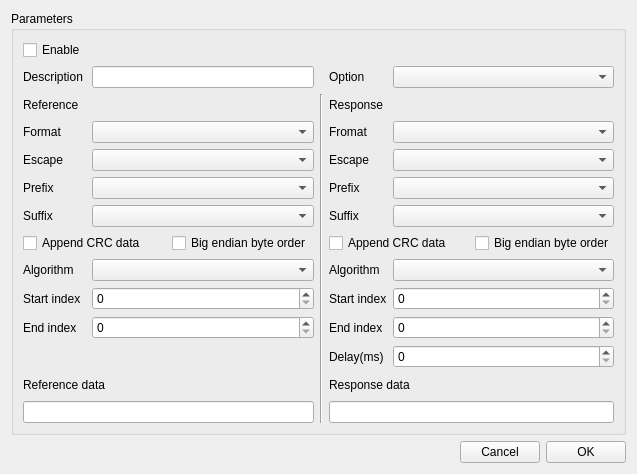
<?xml version="1.0" encoding="UTF-8"?>
<ui version="4.0">
 <class>SAKResponserToolUiEditor</class>
 <widget class="QWidget" name="SAKResponserToolUiEditor">
  <property name="geometry">
   <rect>
    <x>0</x>
    <y>0</y>
    <width>637</width>
    <height>474</height>
   </rect>
  </property>
  <property name="sizePolicy">
   <sizepolicy hsizetype="Preferred" vsizetype="Preferred">
    <horstretch>0</horstretch>
    <verstretch>0</verstretch>
   </sizepolicy>
  </property>
  <property name="windowTitle">
   <string notr="true">Form</string>
  </property>
  <layout class="QGridLayout" name="gridLayout">
   <item row="1" column="2">
    <widget class="QPushButton" name="pushButtonOk">
     <property name="text">
      <string>OK</string>
     </property>
    </widget>
   </item>
   <item row="1" column="0">
    <spacer name="horizontalSpacer">
     <property name="orientation">
      <enum>Qt::Horizontal</enum>
     </property>
     <property name="sizeHint" stdset="0">
      <size>
       <width>40</width>
       <height>20</height>
      </size>
     </property>
    </spacer>
   </item>
   <item row="1" column="1">
    <widget class="QPushButton" name="pushButtonCancel">
     <property name="text">
      <string>Cancel</string>
     </property>
    </widget>
   </item>
   <item row="0" column="0" colspan="3">
    <widget class="QGroupBox" name="groupBox">
     <property name="title">
      <string>Parameters</string>
     </property>
     <layout class="QGridLayout" name="gridLayout_2">
      <item row="6" column="4">
       <widget class="SAKAffixesComboBox" name="comboBoxResSuffix"/>
      </item>
      <item row="1" column="0">
       <widget class="QLabel" name="label">
        <property name="sizePolicy">
         <sizepolicy hsizetype="Fixed" vsizetype="Preferred">
          <horstretch>0</horstretch>
          <verstretch>0</verstretch>
         </sizepolicy>
        </property>
        <property name="text">
         <string>Description</string>
        </property>
       </widget>
      </item>
      <item row="0" column="0">
       <widget class="QCheckBox" name="checkBoxEnable">
        <property name="text">
         <string>Enable</string>
        </property>
       </widget>
      </item>
      <item row="9" column="0">
       <widget class="QLabel" name="label_15">
        <property name="sizePolicy">
         <sizepolicy hsizetype="Fixed" vsizetype="Preferred">
          <horstretch>0</horstretch>
          <verstretch>0</verstretch>
         </sizepolicy>
        </property>
        <property name="text">
         <string>Start index</string>
        </property>
       </widget>
      </item>
      <item row="4" column="3">
       <widget class="QLabel" name="label_8">
        <property name="sizePolicy">
         <sizepolicy hsizetype="Fixed" vsizetype="Preferred">
          <horstretch>0</horstretch>
          <verstretch>0</verstretch>
         </sizepolicy>
        </property>
        <property name="text">
         <string>Escape</string>
        </property>
       </widget>
      </item>
      <item row="7" column="0" colspan="2">
       <layout class="QHBoxLayout" name="horizontalLayout">
        <item>
         <widget class="QCheckBox" name="checkBoxRefCrcEnable">
          <property name="text">
           <string>Append CRC data</string>
          </property>
         </widget>
        </item>
        <item>
         <widget class="QCheckBox" name="checkBoxRefCrcBigEndian">
          <property name="text">
           <string>Big endian byte order</string>
          </property>
         </widget>
        </item>
       </layout>
      </item>
      <item row="10" column="3">
       <widget class="QLabel" name="label_18">
        <property name="sizePolicy">
         <sizepolicy hsizetype="Fixed" vsizetype="Preferred">
          <horstretch>0</horstretch>
          <verstretch>0</verstretch>
         </sizepolicy>
        </property>
        <property name="text">
         <string>End index</string>
        </property>
       </widget>
      </item>
      <item row="3" column="3">
       <widget class="QLabel" name="label_6">
        <property name="sizePolicy">
         <sizepolicy hsizetype="Fixed" vsizetype="Preferred">
          <horstretch>0</horstretch>
          <verstretch>0</verstretch>
         </sizepolicy>
        </property>
        <property name="text">
         <string>Fromat</string>
        </property>
       </widget>
      </item>
      <item row="12" column="0" colspan="2">
       <widget class="QLabel" name="label_19">
        <property name="text">
         <string>Reference data</string>
        </property>
       </widget>
      </item>
      <item row="3" column="1">
       <widget class="SAKTextFormatComboBox" name="comboBoxRefFormat"/>
      </item>
      <item row="3" column="0">
       <widget class="QLabel" name="label_5">
        <property name="sizePolicy">
         <sizepolicy hsizetype="Fixed" vsizetype="Preferred">
          <horstretch>0</horstretch>
          <verstretch>0</verstretch>
         </sizepolicy>
        </property>
        <property name="text">
         <string>Format</string>
        </property>
       </widget>
      </item>
      <item row="10" column="0">
       <widget class="QLabel" name="label_16">
        <property name="sizePolicy">
         <sizepolicy hsizetype="Fixed" vsizetype="Preferred">
          <horstretch>0</horstretch>
          <verstretch>0</verstretch>
         </sizepolicy>
        </property>
        <property name="text">
         <string>End index</string>
        </property>
       </widget>
      </item>
      <item row="13" column="0" colspan="2">
       <widget class="QLineEdit" name="lineEditRefData"/>
      </item>
      <item row="8" column="4">
       <widget class="SAKCrcAlgorithmComboBox" name="comboBoxResAlgorithm"/>
      </item>
      <item row="5" column="4">
       <widget class="SAKAffixesComboBox" name="comboBoxResPrefix"/>
      </item>
      <item row="13" column="3" colspan="2">
       <widget class="QLineEdit" name="lineEditResData"/>
      </item>
      <item row="1" column="4">
       <widget class="SAKResponseOptionComboBox" name="comboBoxOption"/>
      </item>
      <item row="6" column="3">
       <widget class="QLabel" name="label_12">
        <property name="sizePolicy">
         <sizepolicy hsizetype="Fixed" vsizetype="Preferred">
          <horstretch>0</horstretch>
          <verstretch>0</verstretch>
         </sizepolicy>
        </property>
        <property name="text">
         <string>Suffix</string>
        </property>
       </widget>
      </item>
      <item row="8" column="3">
       <widget class="QLabel" name="label_14">
        <property name="sizePolicy">
         <sizepolicy hsizetype="Fixed" vsizetype="Preferred">
          <horstretch>0</horstretch>
          <verstretch>0</verstretch>
         </sizepolicy>
        </property>
        <property name="text">
         <string>Algorithm</string>
        </property>
       </widget>
      </item>
      <item row="3" column="4">
       <widget class="SAKTextFormatComboBox" name="comboBoxResFormat"/>
      </item>
      <item row="10" column="4">
       <widget class="QSpinBox" name="spinBoxResEnd">
        <property name="maximum">
         <number>1024</number>
        </property>
       </widget>
      </item>
      <item row="6" column="1">
       <widget class="SAKAffixesComboBox" name="comboBoxRefSuffix"/>
      </item>
      <item row="8" column="0">
       <widget class="QLabel" name="label_13">
        <property name="sizePolicy">
         <sizepolicy hsizetype="Fixed" vsizetype="Preferred">
          <horstretch>0</horstretch>
          <verstretch>0</verstretch>
         </sizepolicy>
        </property>
        <property name="text">
         <string>Algorithm</string>
        </property>
       </widget>
      </item>
      <item row="9" column="4">
       <widget class="QSpinBox" name="spinBoxResStart">
        <property name="maximum">
         <number>1024</number>
        </property>
       </widget>
      </item>
      <item row="5" column="3">
       <widget class="QLabel" name="label_11">
        <property name="sizePolicy">
         <sizepolicy hsizetype="Fixed" vsizetype="Preferred">
          <horstretch>0</horstretch>
          <verstretch>0</verstretch>
         </sizepolicy>
        </property>
        <property name="text">
         <string>Prefix</string>
        </property>
       </widget>
      </item>
      <item row="9" column="1">
       <widget class="QSpinBox" name="spinBoxRefStart">
        <property name="maximum">
         <number>1024</number>
        </property>
       </widget>
      </item>
      <item row="2" column="3" colspan="2">
       <widget class="QLabel" name="label_4">
        <property name="sizePolicy">
         <sizepolicy hsizetype="Fixed" vsizetype="Preferred">
          <horstretch>0</horstretch>
          <verstretch>0</verstretch>
         </sizepolicy>
        </property>
        <property name="text">
         <string>Response</string>
        </property>
       </widget>
      </item>
      <item row="5" column="1">
       <widget class="SAKAffixesComboBox" name="comboBoxRefPrefix"/>
      </item>
      <item row="8" column="1">
       <widget class="SAKCrcAlgorithmComboBox" name="comboBoxRefAlgorithm"/>
      </item>
      <item row="4" column="0">
       <widget class="QLabel" name="label_7">
        <property name="sizePolicy">
         <sizepolicy hsizetype="Fixed" vsizetype="Preferred">
          <horstretch>0</horstretch>
          <verstretch>0</verstretch>
         </sizepolicy>
        </property>
        <property name="text">
         <string>Escape</string>
        </property>
       </widget>
      </item>
      <item row="2" column="0" colspan="2">
       <widget class="QLabel" name="label_3">
        <property name="sizePolicy">
         <sizepolicy hsizetype="Fixed" vsizetype="Preferred">
          <horstretch>0</horstretch>
          <verstretch>0</verstretch>
         </sizepolicy>
        </property>
        <property name="text">
         <string>Reference</string>
        </property>
       </widget>
      </item>
      <item row="6" column="0">
       <widget class="QLabel" name="label_10">
        <property name="sizePolicy">
         <sizepolicy hsizetype="Fixed" vsizetype="Preferred">
          <horstretch>0</horstretch>
          <verstretch>0</verstretch>
         </sizepolicy>
        </property>
        <property name="text">
         <string>Suffix</string>
        </property>
       </widget>
      </item>
      <item row="1" column="3">
       <widget class="QLabel" name="label_2">
        <property name="sizePolicy">
         <sizepolicy hsizetype="Fixed" vsizetype="Preferred">
          <horstretch>0</horstretch>
          <verstretch>0</verstretch>
         </sizepolicy>
        </property>
        <property name="text">
         <string>Option</string>
        </property>
       </widget>
      </item>
      <item row="4" column="4">
       <widget class="SAKEscapeCharacterComboBox" name="comboBoxResEscape"/>
      </item>
      <item row="5" column="0">
       <widget class="QLabel" name="label_9">
        <property name="sizePolicy">
         <sizepolicy hsizetype="Fixed" vsizetype="Preferred">
          <horstretch>0</horstretch>
          <verstretch>0</verstretch>
         </sizepolicy>
        </property>
        <property name="text">
         <string>Prefix</string>
        </property>
       </widget>
      </item>
      <item row="12" column="3" colspan="2">
       <widget class="QLabel" name="label_20">
        <property name="text">
         <string>Response data</string>
        </property>
       </widget>
      </item>
      <item row="10" column="1">
       <widget class="QSpinBox" name="spinBoxRefEnd">
        <property name="maximum">
         <number>1024</number>
        </property>
       </widget>
      </item>
      <item row="9" column="3">
       <widget class="QLabel" name="label_17">
        <property name="sizePolicy">
         <sizepolicy hsizetype="Fixed" vsizetype="Preferred">
          <horstretch>0</horstretch>
          <verstretch>0</verstretch>
         </sizepolicy>
        </property>
        <property name="text">
         <string>Start index</string>
        </property>
       </widget>
      </item>
      <item row="2" column="2" rowspan="12">
       <widget class="Line" name="line">
        <property name="orientation">
         <enum>Qt::Vertical</enum>
        </property>
       </widget>
      </item>
      <item row="4" column="1">
       <widget class="SAKEscapeCharacterComboBox" name="comboBoxRefEscape"/>
      </item>
      <item row="1" column="1">
       <widget class="QLineEdit" name="lineEditDescription">
        <property name="sizePolicy">
         <sizepolicy hsizetype="Preferred" vsizetype="Fixed">
          <horstretch>0</horstretch>
          <verstretch>0</verstretch>
         </sizepolicy>
        </property>
       </widget>
      </item>
      <item row="7" column="3" colspan="2">
       <layout class="QHBoxLayout" name="horizontalLayout_2">
        <item>
         <widget class="QCheckBox" name="checkBoxResCrcEnable">
          <property name="text">
           <string>Append CRC data</string>
          </property>
         </widget>
        </item>
        <item>
         <widget class="QCheckBox" name="checkBoxResCrcBigEndian">
          <property name="text">
           <string>Big endian byte order</string>
          </property>
         </widget>
        </item>
       </layout>
      </item>
      <item row="11" column="3">
       <widget class="QLabel" name="label_21">
        <property name="text">
         <string>Delay(ms)</string>
        </property>
       </widget>
      </item>
      <item row="11" column="4">
       <widget class="QSpinBox" name="spinBoxResDelay">
        <property name="maximum">
         <number>10000</number>
        </property>
       </widget>
      </item>
     </layout>
    </widget>
   </item>
  </layout>
 </widget>
 <customwidgets>
  <customwidget>
   <class>SAKEscapeCharacterComboBox</class>
   <extends>QComboBox</extends>
   <header location="global">sakescapecharactercombobox.h</header>
  </customwidget>
  <customwidget>
   <class>SAKTextFormatComboBox</class>
   <extends>QComboBox</extends>
   <header location="global">saktextformatcombobox.h</header>
  </customwidget>
  <customwidget>
   <class>SAKAffixesComboBox</class>
   <extends>QComboBox</extends>
   <header location="global">sakaffixescombobox.h</header>
  </customwidget>
  <customwidget>
   <class>SAKCrcAlgorithmComboBox</class>
   <extends>QComboBox</extends>
   <header location="global">sakcrcalgorithmcombobox.h</header>
  </customwidget>
  <customwidget>
   <class>SAKResponseOptionComboBox</class>
   <extends>QComboBox</extends>
   <header location="global">sakresponseoptioncombobox.h</header>
  </customwidget>
 </customwidgets>
 <resources/>
 <connections/>
</ui>
